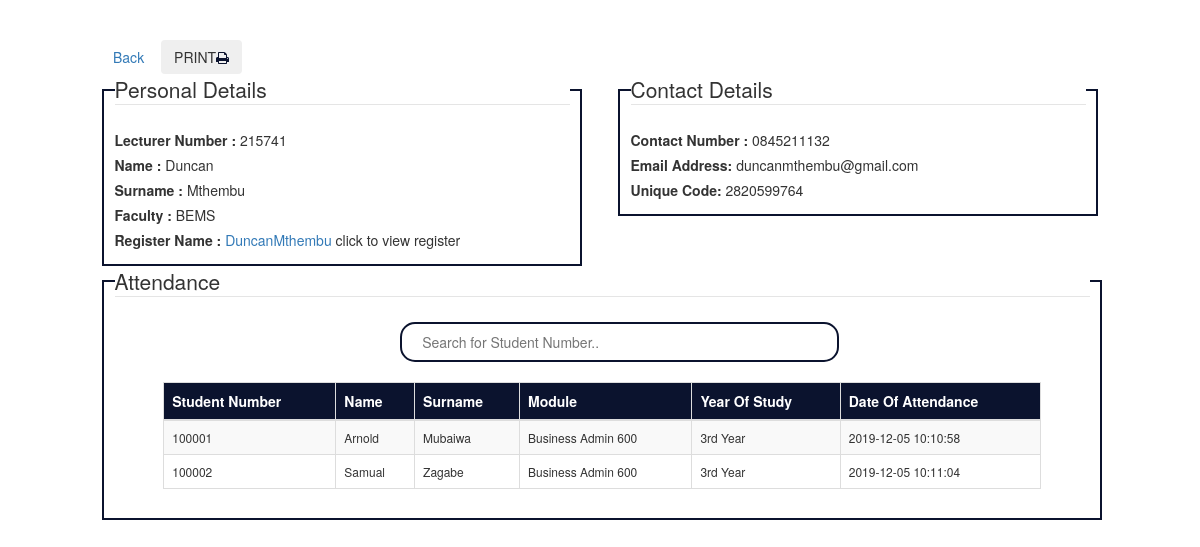
The app's page /Admin/LecturerDetails.php?LecturerNumber=215741 with its own data.
### tables this page shows
CREATE TABLE `Lecturers` (
  `LecturerNumber` int(6) NOT NULL,
  `UniqueNumber` varchar(10) NOT NULL,
  `Name` varchar(25) NOT NULL,
  `Surname` varchar(25) NOT NULL,
  `Faculty` varchar(10) NOT NULL,
  `ContactNumber` varchar(10) NOT NULL,
  `Email` varchar(50) NOT NULL,
  `TableName` varchar(50) NOT NULL
);

CREATE TABLE `DuncanMthembu` (
  `ID` int(5) NOT NULL,
  `StudentNo` int(6) NOT NULL,
  `Name` varchar(30) NOT NULL,
  `Surname` varchar(30) DEFAULT NULL,
  `Module` varchar(30) NOT NULL,
  `YearOfStudy` varchar(30) NOT NULL,
  `DateOfAttendance` timestamp NOT NULL DEFAULT current_timestamp() ON UPDATE current_timestamp()
);

### Admin/LecturerDetails.php (the view, shortened to what this page needs)
<?php
require_once "connection.php";
    $sql = "SELECT * FROM Lecturers WHERE LecturerNumber = ?";
    if($stmt = mysqli_prepare($conn, $sql)){
        mysqli_stmt_bind_param($stmt, "i", $param_id);
        if(mysqli_stmt_execute($stmt)){
            $result = mysqli_stmt_get_result($stmt);
            if(mysqli_num_rows($result) == 1){
                $row = mysqli_fetch_array($result, MYSQLI_ASSOC);
            } else{
                header("location: error.php");
                exit();
            }
        } else{
            echo "Oops! Something went wrong. Please try again later.";
        }
    }
?>
<!DOCTYPE html>
<html lang="en">
<head>
    <link rel="stylesheet" href="https://maxcdn.bootstrapcdn.com/bootstrap/3.3.7/css/bootstrap.css">
    <link rel="stylesheet" href="main.css">
    <link rel="stylesheet" href="https://cdnjs.cloudflare.com/ajax/libs/font-awesome/4.7.0/css/font-awesome.min.css">
</head>
<body>
<div>
<a href="Lecturers.php" class="btn">Back</a>
<button class="btn" id="prints">PRINT<i class="fa fa-print"style="color: rgb(11, 19, 46);"></i></button>
    </div>
<div>
    <fieldset id="pers">
        <legend>Personal Details</legend>
       <label> Lecturer Number :</label> <?php echo $row["LecturerNumber"]; ?><br>
       <label>Name :</label> <?php echo $row["Name"]; ?><br>
       <label>Surname :</label> <?php echo $row["Surname"]; ?><br>
       <label>Faculty :</label> <?php echo $row["Faculty"]; ?><br>
       <label>Register Name :</label>  <a href="Register.php"><?php echo $row["TableName"]; $_SESSION['table'] = $row["TableName"]; ?></a> click to view register<br>
    </fieldset>
    <fieldset id="Attendance">
        <legend>Contact Details</legend>
        <label>Contact Number :</label> <?php echo $row["ContactNumber"]; ?><br>
        <label>Email Address:</label> <?php echo $row["Email"]; ?><br>
        <span id="uniCode"> <label>Unique Code:</label > <?php echo  $row['UniqueNumber']; ?></span><br>
    </fieldset>
    <fieldset id="big-field">
        <legend>Attendance</legend>
        <div class="wrapper">
    <div class="search-box">
    <div align="center">
    <input type="text" id="myInput" class="search-btn" onkeyup="myFunction()" placeholder="Search for Student Number.."><br><br>
        </div>
        <div class="result">
            <?php
            $table =$_SESSION['table'];
                  $sql1 = "SELECT * FROM $table";
                  if($result1 = mysqli_query($conn, $sql1)){
                      if(mysqli_num_rows($result1) > 0){
                          echo "<table id ='myTable' class='table table-bordered table-striped'>";
                              echo "<thead>";
                                  echo "<tr>";
                                      echo "<th>Student Number</th>";
                                      echo "<th>Name</th>";
                                      echo "<th>Surname</th>";;
                                      echo "<th>Module</th>";
                                      echo "<th>Year Of Study</th>";
                                      echo "<th>Date Of Attendance</th>";
                                  echo "</tr>";
                              echo "</thead>";
                              echo "<tbody>";
                              while($row = mysqli_fetch_array($result1)){
                                  echo "<tr>";
                                      echo "<td>" . $row['StudentNo'] . "</td>";
                                      echo "<td>" . $row['Name'] . "</td>";
                                      echo "<td>" . $row['Surname'] . "</td>";
                                      echo "<td>" . $row['Module']. "</td>";
                                      echo "<td>" . $row['YearOfStudy'] . "</td>";
                                      echo "<td>" . $row['DateOfAttendance'] . "</td>";
                                      echo "</tr>";
                              }
                              echo "</tbody>";
                          echo "</table>";
                      } else{
                          echo "<p class='lead'><em>No records were found.</em></p>";
                      }
                  } else{
                      echo "ERROR: Could not able to execute $sql1. " . mysqli_error($conn);
                  }
                  ?>
                   </div>
        </div>
            </div>
    </fieldset>
   </div>
</body>
</html>

### Admin/main.css (style rules this page uses)
.wrapper { width: 90%; margin: 0 auto; }
.search-btn { width:50%; height:40px; border-radius:15px; border: 2px solid rgb(11, 19, 46); padding-left:20px; margin-left:4%; }

### Admin/LecturerDetails.php (style rules this page uses)
fieldset { display: block; margin-left: 2px; margin-right: 2px; padding-top: 0.35em; padding-bottom: 0.625em; padding-left: 0.75em; padding-right: 0.75em; width: 48%; border: 2px solid rgb(11, 19, 46); }
#Attendance { float:right; }
#pers { float:left; }
body { margin-left: 5%; margin-right: 5%; }
#big-field { width: 100%; margin-top:40px; }
th { background-color: rgb(11, 19, 46); color:white; font-size:14px; padding-left:10px; padding-right:10px; }
body { padding:40px; }
td { font-size:12px; }
.search-btn { width:50%; height:40px; border-radius:15px; border: 2px solid rgb(11, 19, 46); padding-left:20px; margin-left:4%; }

### records on screen
lecturers: LecturerNumber "215741", Name "Duncan", Surname "Mthembu", Faculty "BEMS", TableName "DuncanMthembu", ContactNumber "0845211132", Email "duncanmthembu@gmail.com", UniqueNumber "2820599764"
duncanmthembu: StudentNo "100001", Name "Arnold", Surname "Mubaiwa", Module "Business Admin 600", YearOfStudy "3rd Year", DateOfAttendance "2019-12-05 10:10:58"
duncanmthembu: StudentNo "100002", Name "Samual", Surname "Zagabe", Module "Business Admin 600", YearOfStudy "3rd Year", DateOfAttendance "2019-12-05 10:11:04"
